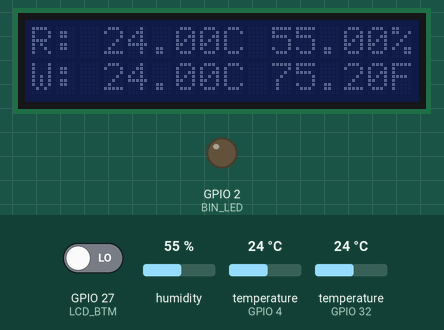
Simulated run of this sketch. Board: ESP32. Parts: 16×2 character LCD, output pins drawn as LEDs (lit = HIGH). The test bench sets the inputs (shaded band); at power-on: GPIO 27 (LCD_BTM) LOW, temperature (sensors on GPIO 4, GPIO 32) 24 °C, humidity 55 %. WiFi joins after 1.5 s; servers stay silent unless stated; web services answer with replies made up by the test bench; what the sketch prints to the serial monitor is not drawn.

Above: at 4.4 s.
4.5 s: GPIO 27 (LCD_BTM) driven HIGH
At 6.3 s:
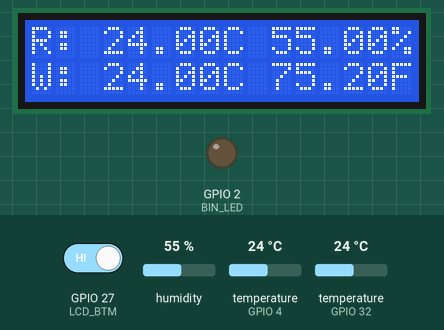
7.2 s: temperature (sensor on GPIO 4) set to 12 °C
At 9.8 s:
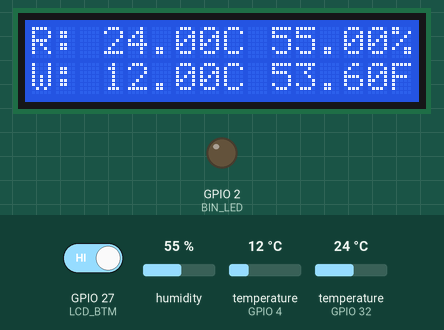
10.8 s: humidity set to 22 %
At 11.7 s:
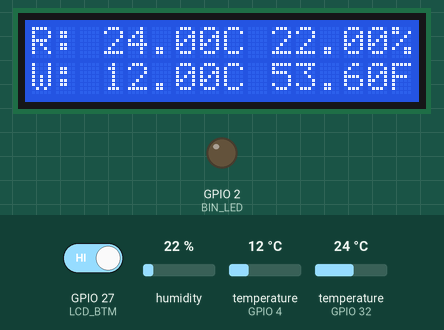
12.6 s: GPIO 27 (LCD_BTM) driven LOW
At 21.3 s:
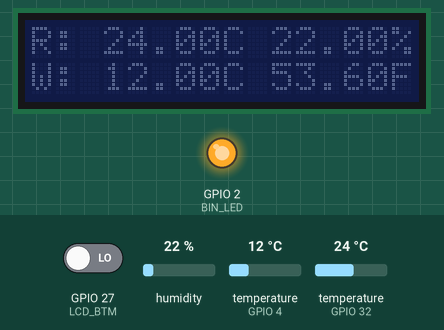
21.6 s: temperature (sensor on GPIO 32) set to 12 °C
At 23.3 s:
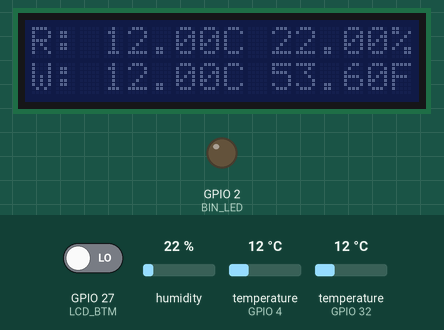
23.6 s: temperature (sensor on GPIO 4) set to 19 °C
At 27.0 s:
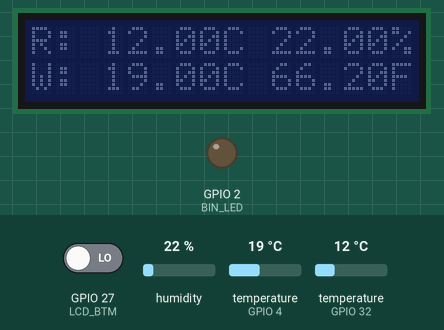
Timing chart, 0 to 28.3 s (numbered marks = the images above; inputs shaded):
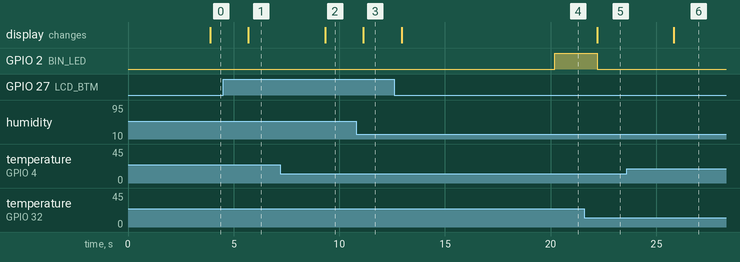

The sketch:

ds18b20-dht22-iot.ino
```cpp
//=======================================================
//DHT
//=======================================================
#include "DHT.h"
#include <WiFi.h>
#include <HTTPClient.h>
//=======================================================
// LiquidCrystal_I2C
//=======================================================
#include <Wire.h> // Library for I2C communication
#include <LiquidCrystal_I2C.h> // Library for LCD
//=======================================================
char ssid[] = "RyanRoy";
char password[] = "3838383838";
String url = "http://api.thingspeak.com/update?api_key=4LEMK7ADTGWLC6CX";
//=======================================================
// one_wire for d18 temp
//=======================================================
#include <OneWire.h>
#include <DallasTemperature.h>
#define ONE_WIRE_BUS 4
#define LCD_BTM 27
OneWire oneWire(ONE_WIRE_BUS);
DallasTemperature sensors(&oneWire);
float tempc=0;
float tempf=0;

// Wiring: SDA pin is connected to A4 and SCL pin to A5.
// Connect to LCD via I2C, default address 0x27 (A0-A2 not jumpered)
LiquidCrystal_I2C lcd = LiquidCrystal_I2C(0x27, 16, 2); // Change to (0x27,20,4) for 20x4 LCD.

#define BIN_LED 2
#define DHTPIN 32
#define DHTTYPE DHT22
DHT dht(DHTPIN, DHTTYPE);
int start=0;
int now=0;

void setup() {
  start = now = millis();
  pinMode(BIN_LED, OUTPUT);
  pinMode(LCD_BTM, INPUT);
  // Initiate the LCD:
  lcd.init();
  lcd.noBacklight();
  Serial.begin(115200);
  Serial.println("Temperature Sensor");
  // 初始化
  sensors.begin();
  Serial.print("SSID:");
  Serial.println(ssid);
  WiFi.mode(WIFI_STA);
  WiFi.begin(ssid, password);
  while (WiFi.status() != WL_CONNECTED) {
    Serial.print(".");
    delay(1000);
  }
  Serial.println("Network is Ready");
  dht.begin();
}

void loop() {

  sensors.requestTemperatures();
  tempc = sensors.getTempCByIndex(0);
  tempf = sensors.getTempFByIndex(0);
  Serial.println(tempc);
  delay(1000);
  //DHT
  float h = dht.readHumidity();
  // Read temperature as Celsius (the default)
  float t = dht.readTemperature();

  // Print  on the first line of the LCD:

  lcd.setCursor(0, 0); // Set the cursor on the third column and first row.
  lcd.print("R: ");
  lcd.print(t);
  lcd.print("C ");
  lcd.print(h);
  lcd.print("%");

  // Print  on the second line of the LCD:
  lcd.setCursor(0, 1); // Set the cursor on the third column and first row.
  lcd.print("W: ");
  lcd.print(tempc);
  lcd.print("C ");
  lcd.print(tempf);
  lcd.print("F");

  now = millis();

  if((now-start) > 20000)
  {
        start = now;
      //thingspeak
      digitalWrite(BIN_LED,HIGH);
      Serial.println("Uploading");
      HTTPClient http;
      String url1 = url + "&field1=" + (int)t + "&field2=" + (int)h;
      url1 = url1 + "&field3=" + (int)tempc + "&field4=" + (int)tempf;
      //http client
      http.begin(url1);
      int httpCode = http.GET();
      if (httpCode == HTTP_CODE_OK)
      {
        String feedback = http.getString();
        Serial.print("Feedback＝");
        Serial.println(feedback);
      }
      else
      {
        Serial.println("Network Error");
      }
      http.end();
  }
  else
  {
    digitalWrite(BIN_LED,LOW);
    if(digitalRead(LCD_BTM))
    {
      lcd.backlight();
    }
    else
    {
      lcd.noBacklight();
    }
  }

}
```

Measured:
- after the input at 4.5 s, the display: changes after 1.2 s (image 1)
- after the input at 7.2 s, the display: changes after 2.1 s (image 2)
- after the input at 10.8 s, the display: changes after 0.34 s (image 3)
- after the input at 12.6 s, the display: changes after 0.34 s (image 4)
- after the input at 21.6 s, the display: changes after 0.60 s (image 5)
- after the input at 23.6 s, the display: changes after 2.2 s (image 6)
